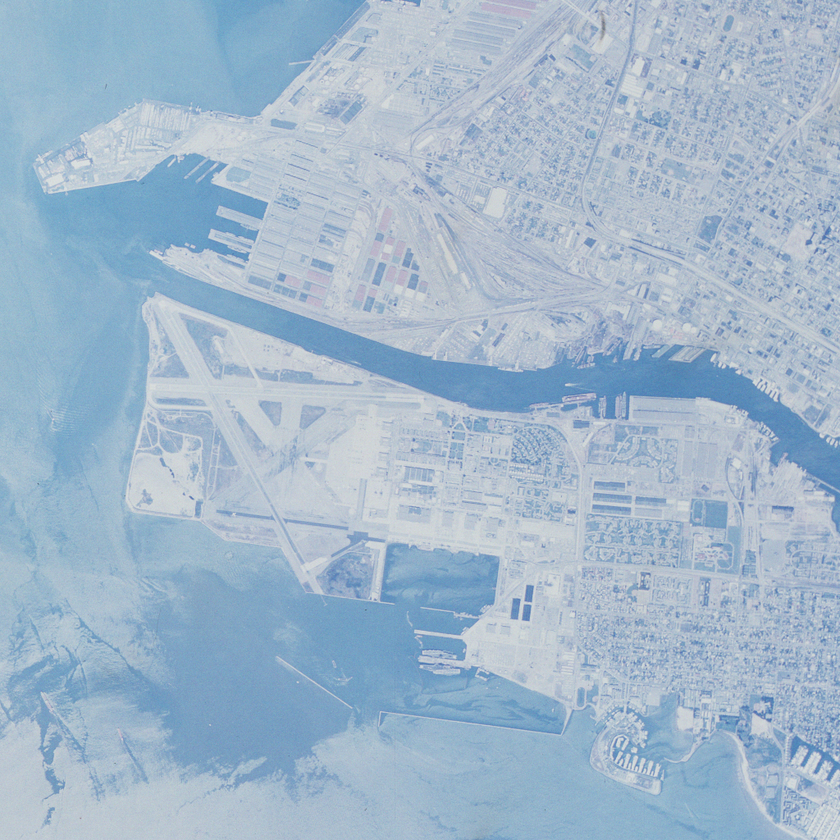
#> input picture lab01/Oakland.png, 840 x 840 px, shrunk from 1024 x 1024 before the run
$ jupyter execute Q2.ipynb
#> lines starting #> are read from the running program, lines starting #| are printed output that depends on the picture
# Q2
Write an algorithm that computes and plots the histogram of an image and
also reports the minimum pixel value and the maximum pixel value in the image. Then execute
your algorithm to compare the histograms and extreme values before and after contrast
stretching of image Oakland.png for each of the three approaches in the previous task.

More specifically, for the first contrast-stretching approach, show the histogram and extreme
values for each of the three channels (R, G, B) of both the input image and the output image.
For the second approach, show the histogram and extreme values of only the gray value
representation (Y) of both the input image and the output image after conversion. For the
third approach, show the histogram and extreme values of only the value channel (V) of both
the input image and the output image after conversion.
To facilitate visual comparison, present the histograms of the input image and corresponding
output image side by side in each case.

[cell 1]
#Load libraries
import cv2
import numpy as np
import matplotlib.pyplot as plt

[cell 2]
# Approach 1 RGB
def getHistogram(img):
    histogram = np.zeros((256), dtype=int)
    #print(histogram)

    for row in img:
        for pixel_value in row:
            histogram[pixel_value] += 1

    reportMinMax(histogram)

    return histogram

def reportMinMax(hist):
    # Find the indices of non-zero elements
    non_zero_indices = np.nonzero(hist)

    # Find the index of the lowest non-zero element
    min = non_zero_indices[0].min()

    # Find the index of the highest non-zero element
    max=  non_zero_indices[0].max()

    print("Min:" + str(min))
    print("Max:" + str(max))

file = 'Oakland.png'
img_bgr = cv2.imread(file)
#> img_bgr is the input picture: shape (840, 840, 3); mean B, G, R 203.5, 183.6, 161.3
file2 = 'OaklandBGRStretched.png'
img_bgr_stretched = cv2.imread(file2)
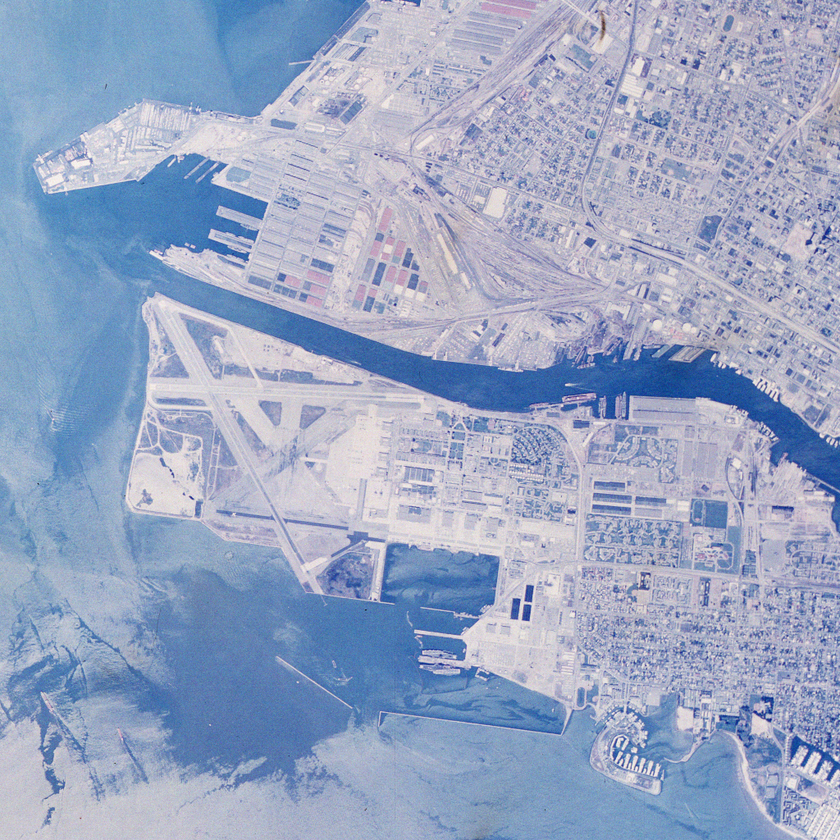
#> input picture lab01/OaklandBGRstretched.png, 840 x 840 px, shrunk from 1024 x 1024 before the run, found by its file name
#> img_bgr_stretched is the input picture: shape (840, 840, 3); mean B, G, R 195.1, 166.2, 152.7

b, g, r = cv2.split(img_bgr)
bs,gs,rs = cv2.split(img_bgr_stretched)
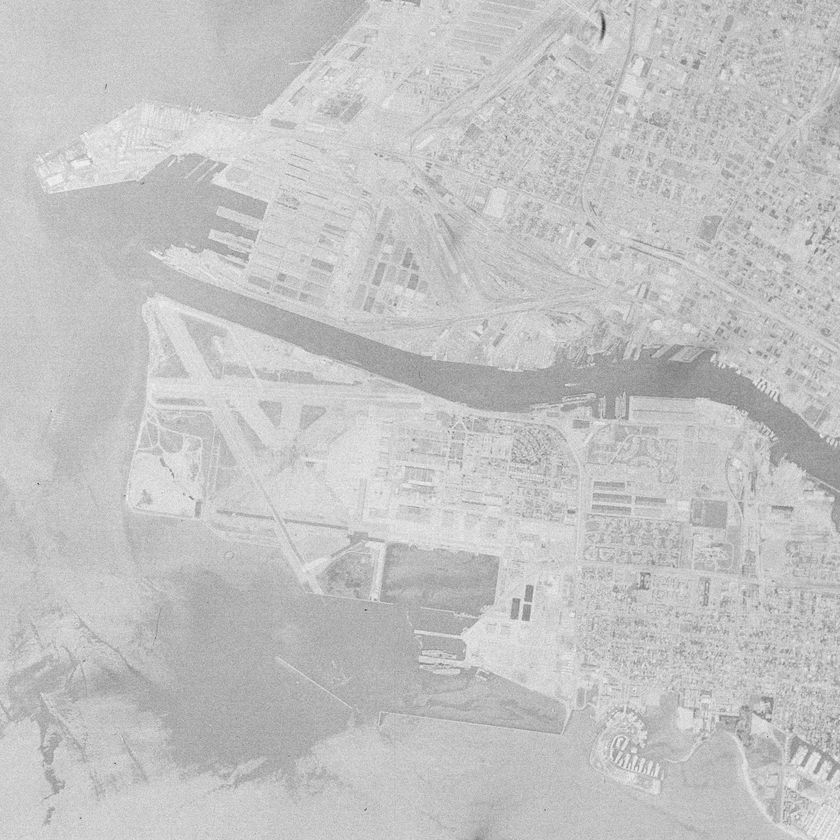
#> bs: shape (840, 840); min 48, max 251, mean 195.1
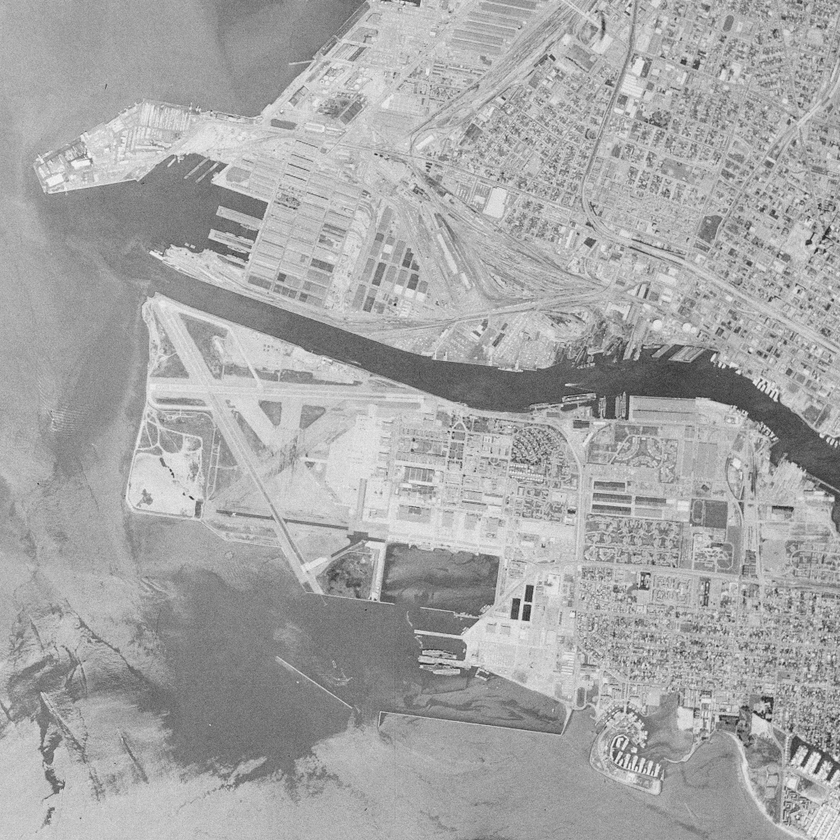
#> gs: shape (840, 840); min 27, max 253, mean 166.2
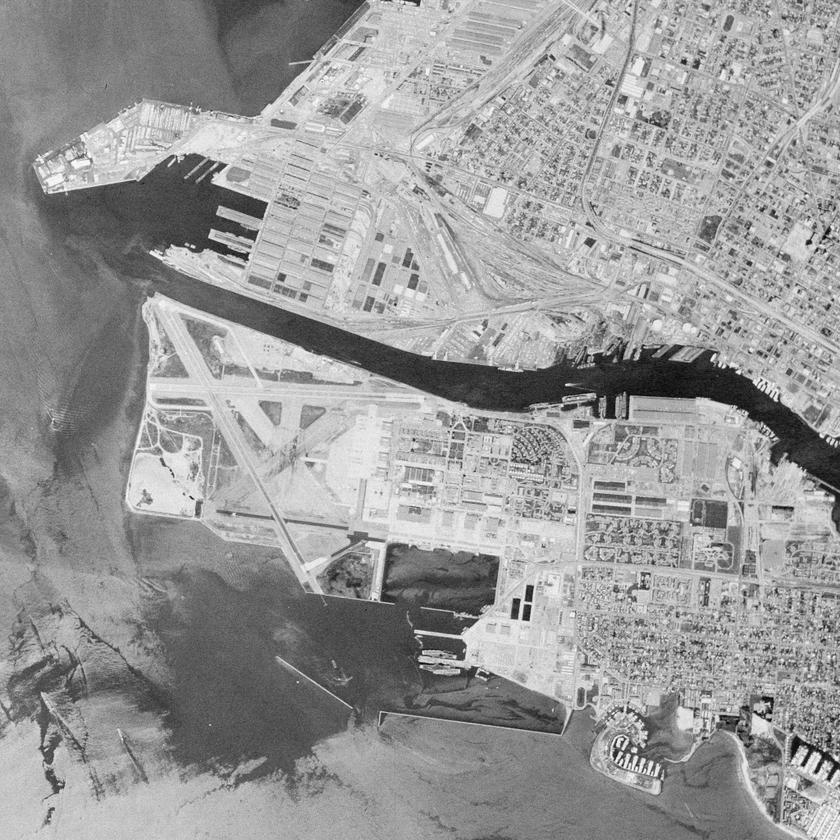
#> rs: shape (840, 840); min 0, max 254, mean 152.7

print("Original (BGR)")
h1 = getHistogram(b)
#> after the loop in getHistogram, `for row in img:`: histogram = 256 values, max 44258 at index 206, min 0 at index 0, mean 2756.2
#> in reportMinMax, `min = non_zero_indices[0].min()`: min = 136
#> in reportMinMax, `max=  non_zero_indices[0].max()`: max = 229
#| Min:136
#| Max:229
#> h1 has the same summary as histogram in getHistogram
h2 = getHistogram(g)
#| Min:111
#| Max:229
#> h2 = 256 values, max 17669 at index 185, min 0 at index 0, mean 2756.2
h3 = getHistogram(r)
#| Min:69
#| Max:222
#> h3 = 256 values, max 12277 at index 186, min 0 at index 0, mean 2756.2
print("Stretched (BGR)")
h4 = getHistogram(bs)
#| Min:48
#| Max:251
#> h4 = 256 values, max 20567 at index 200, min 0 at index 0, mean 2756.2
h5 = getHistogram(gs)
#| Min:27
#| Max:253
#> h5 = 256 values, max 9249 at index 174, min 0 at index 0, mean 2756.2
h6 = getHistogram(rs)
#| Min:0
#| Max:254
#> h6 = 256 values, max 7383 at index 194, min 0 at index 2, mean 2756.2


fig, axes = plt.subplots(2, 3, figsize=(15, 8))

# Plot the histogram in the first subplot
axes[0,0].set_title('Histogram')
axes[0,0].plot(h1, color='blue')
axes[0,0].set_xlim([0, 256])

# Plot the histogram in the second subplot
axes[0,1].set_title('Histogram')
axes[0,1].plot(h2, color='green')
axes[0,1].set_xlim([0, 256])

# Plot the histogram in the first subplot
axes[0,2].set_title('Histogram')
axes[0,2].plot(h3, color='red')
axes[0,2].set_xlim([0, 256])

# Plot the histogram in the second subplot
axes[1,0].set_title('Histogram')
axes[1,0].plot(h4, color='blue')
axes[1,0].set_xlim([0, 256])
# Plot the histogram in the first subplot
axes[1,1].set_title('Histogram')
axes[1,1].plot(h5, color='green')
axes[1,1].set_xlim([0, 256])

# Plot the histogram in the second subplot
axes[1,2].set_title('Histogram')
axes[1,2].plot(h6, color='red')
axes[1,2].set_xlim([0, 256])
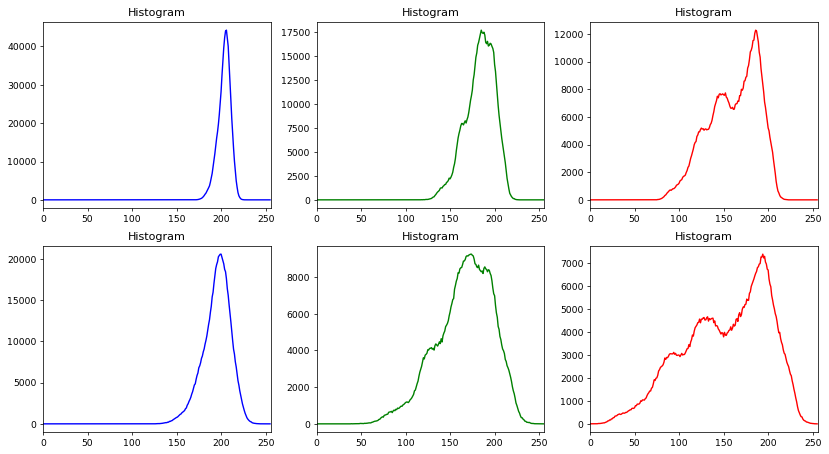
#> figure drawn by matplotlib, 6 panels; panel 1: curve peaks at x = 206, y = 44258; panel 2: curve peaks at x = 185, y = 17669; panel 3: curve peaks at x = 186, y = 12277; panel 4: curve peaks at x = 200, y = 20567

[cell 3]
# Approach 2 Grey

# Load file
file = 'Oakland.png'
img_grey = cv2.imread(file,cv2.IMREAD_GRAYSCALE)
#> img_grey: shape (840, 840); min 107, max 225, mean 178.7
file2 = 'OaklandGreyStretched.png'
img_grey_stretched = cv2.imread(file2,cv2.IMREAD_GRAYSCALE)
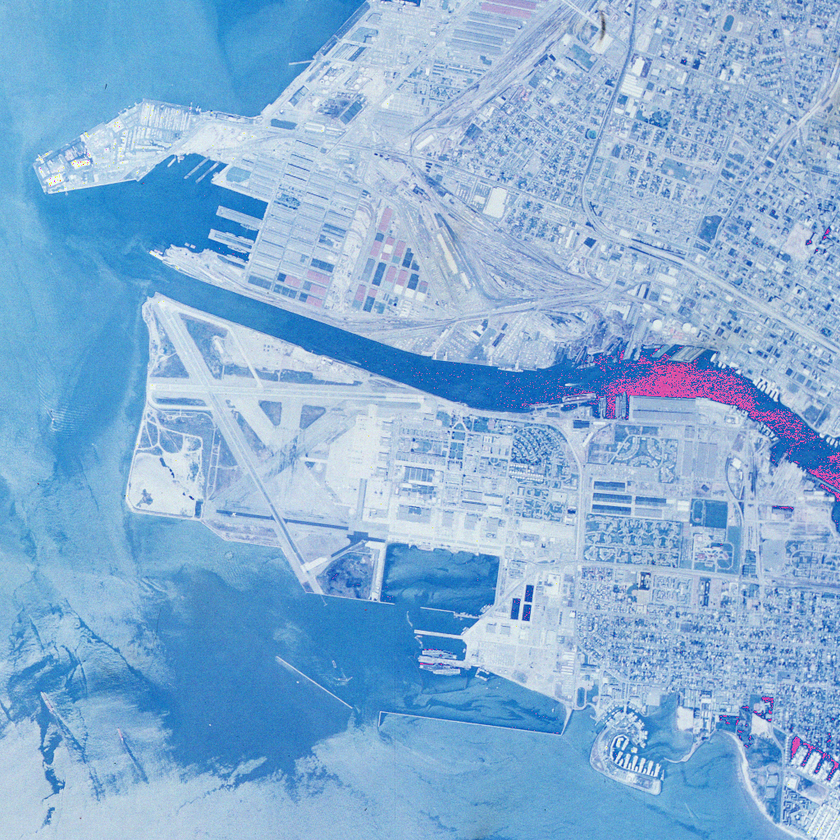
#> input picture lab01/OaklandGreyStretched.png, 840 x 840 px, shrunk from 1024 x 1024 before the run
#> img_grey_stretched: shape (840, 840); min 42, max 252, mean 166.8

histogramOld = getHistogram(img_grey)
#| Min:107
#| Max:225
#> histogramOld = 256 values, max 15729 at index 195, min 0 at index 0, mean 2756.2
histogramNew = getHistogram(img_grey_stretched)
#| Min:42
#| Max:252
#> histogramNew = 256 values, max 8327 at index 198, min 0 at index 0, mean 2756.2

print("Original")
reportMinMax(histogramOld)
#| Min:107
#| Max:225
print("Stretched")
reportMinMax(histogramNew)
#| Min:42
#| Max:252

fig, (ax1, ax2) = plt.subplots(1, 2, figsize=(16, 4))

# Plot the histogram in the first subplot
ax1.set_title('Histogram')
ax1.plot(histogramOld, color='black')
ax1.set_xlim([0, 256])

# Plot the histogram in the second subplot
ax2.set_title('Histogram')
ax2.plot(histogramNew, color='black')
ax2.set_xlim([0, 256])

plt.show()
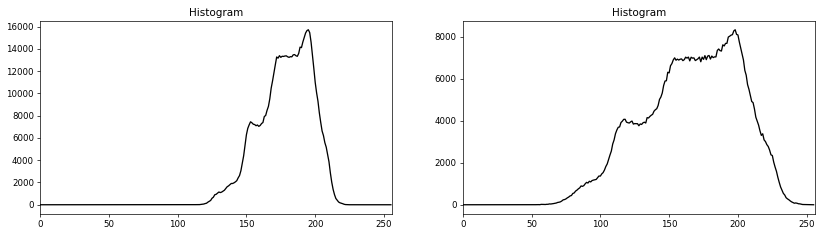
#> figure drawn by matplotlib, 2 panels; panel 1: curve peaks at x = 195, y = 15729; panel 2: curve peaks at x = 198, y = 8327

[cell 4]
# Approach 3 HSV
# Load file
file = 'Oakland.png'
img_bgr = cv2.imread(file)
img_hsv = cv2.cvtColor(img_bgr, cv2.COLOR_BGR2HSV)
#> img_hsv: shape (840, 840, 3); mean H, S, V 104.4, 53.6, 203.5
img_hsv = img_hsv[:, :, 2]
#> img_hsv: shape (840, 840)
file2 = 'OaklandGreyStretched.png'
img_bgr_stretched = cv2.imread(file2)
#> img_bgr_stretched is the input picture: shape (840, 840, 3); mean B, G, R 213.2, 175.1, 134.2
img_hsv_stretched = cv2.cvtColor(img_bgr_stretched, cv2.COLOR_BGR2HSV)
#> img_hsv_stretched: shape (840, 840, 3); mean H, S, V 104.8, 98.2, 213.5
img_hsv_stretched = img_hsv_stretched[:, :, 2]
#> img_hsv_stretched: shape (840, 840)

histogramOld = getHistogram(img_hsv)
#| Min:136
#| Max:229
#> histogramOld = 256 values, max 44195 at index 206, min 0 at index 0, mean 2756.2
histogramNew = getHistogram(img_hsv_stretched)
#| Min:83
#| Max:255
#> histogramNew = 256 values, max 22764 at index 217, min 0 at index 0, mean 2756.2

print("Original")
reportMinMax(histogramOld)
#| Min:136
#| Max:229
print("Stretched")
reportMinMax(histogramNew)
#| Min:83
#| Max:255

fig, (ax1, ax2) = plt.subplots(1, 2, figsize=(16, 4))

# Plot the histogram in the first subplot
ax1.set_title('Histogram')
ax1.plot(histogramOld, color='black')
ax1.set_xlim([0, 256])

# Plot the histogram in the second subplot
ax2.set_title('Histogram')
ax2.plot(histogramNew, color='black')
ax2.set_xlim([0, 256])

plt.show()
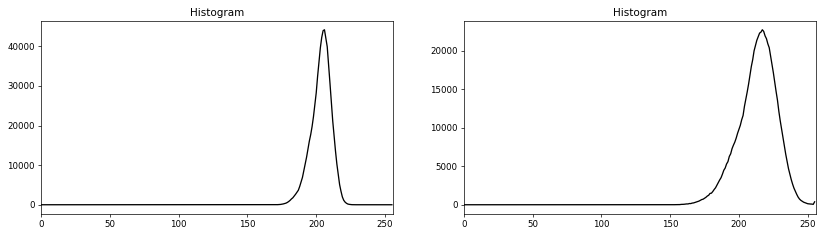
#> figure drawn by matplotlib, 2 panels; panel 1: curve peaks at x = 206, y = 44195; panel 2: curve peaks at x = 217, y = 22764
